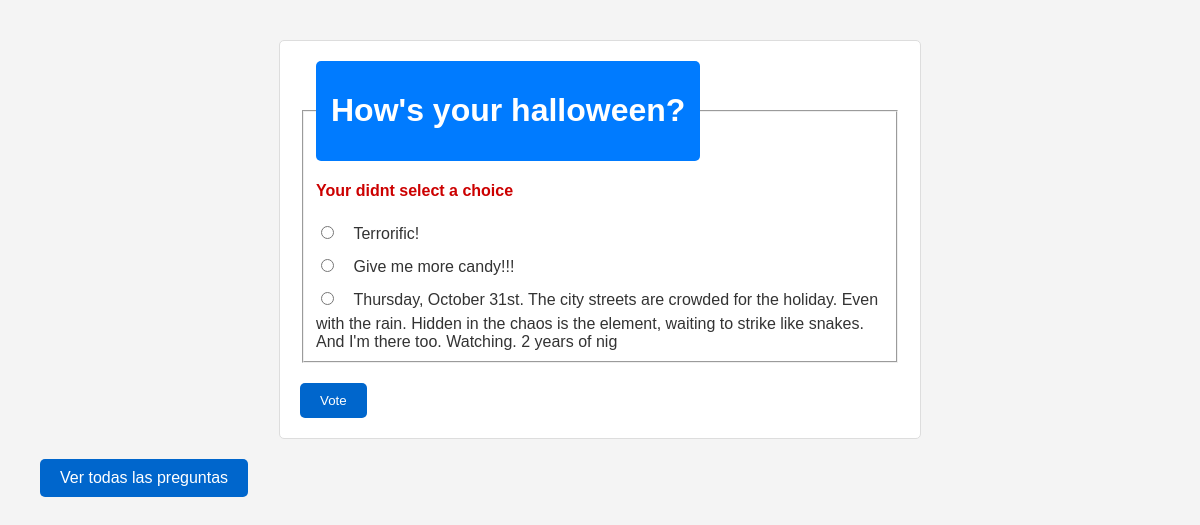
Screenshot of /votaciones/5/vote/ with the database file from the repository.
### votaciones/models.py (models this page shows, shortened)
class Question(models.Model):
    question_text = models.CharField(max_length=200)
    pub_date = models.DateTimeField("date published")

class Choice(models.Model):
    question = models.ForeignKey(Question, on_delete=models.CASCADE)
    choice_text = models.CharField(max_length=200)
    votes = models.IntegerField(default=0)

### votaciones/views.py (the view)
# urls.py: path("<int:question_id>/vote/",views.vote, name="vote"),
def vote(request,question_id):
  question = get_object_or_404(Question, pk=question_id)
  try:
    selected_choice = question.choice_set.get(pk=request.POST["choice"])
  except (KeyError, Choice.DoesNotExist):
    return render (request, "votaciones/detail.html", {
      "question": question,
      "error_message": "Your didnt select a choice"
    })
  else:
    selected_choice.votes = F("votes") + 1
    selected_choice.save()
    return HttpResponseRedirect(reverse("votaciones:results", args=(question.id,)))

### votaciones/templates/votaciones/detail.html (shortened to what this page needs)
{% load static %}
<link rel="stylesheet" href="{% static 'votaciones/detail.css' %}" />
<form action="{% url 'votaciones:vote' question.id %}" method="post">
  <fieldset>
    <legend><h1>{{ question.question_text }}</h1></legend>
    {% if error_message %}
    <p><strong>{{ error_message }}</strong></p>
    {% endif %} {% for choice in question.choice_set.all %}
    <input
      type="radio"
      name="choice"
      id="choice{{ forloop.counter }}"
      value="{{ choice.id }}"
    />
    <label for="choice{{ forloop.counter }}">{{ choice.choice_text }}</label
    ><br />
    {% endfor %}
  </fieldset>
  <input type="submit" value="Vote" />
</form>
<a href="{% url 'votaciones:index' %}">Ver todas las preguntas</a>

### votaciones/static/votaciones/detail.css (style rules this page uses)
form { background-color: #ffffff; border: 1px solid #dddddd; padding: 20px; border-radius: 5px; max-width: 600px; margin: auto; }
legend { background-color: #007bff; color: white; padding: 10px 15px; border-radius: 5px; }
label { margin-left: 10px; font-size: 16px; }
input[type="radio"] { margin: 10px 5px; }
input[type="submit"] { background-color: #06c; color: white; padding: 10px 20px; border: none; border-radius: 5px; cursor: pointer; margin-top: 20px; }
p { color: #cc0000; font-weight: bold; }
a { display: inline-block; background-color: #06c; color: white; padding: 10px 20px; border-radius: 5px; text-decoration: none; text-align: center; margin: 20px auto; width: fit-content; }

### rows the page displays
Question: question_text "How's your halloween?"
Choice: choice_text "Terrorific!"
Choice: choice_text "Give me more candy!!!"
Choice: choice_text "Thursday, October 31st. The city streets are crowded for the holiday. Even with the rain. Hidden in the chaos is the element, waiting to strike like snakes. And I'm there too. Watching. 2 years of nig"

### other values shown
{{ error_message }} "Your didnt select a choice"
